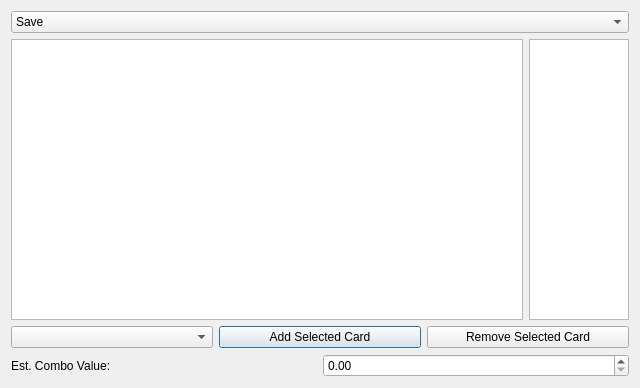
<?xml version="1.0" encoding="UTF-8"?>
<ui version="4.0">
 <class>ComboEditorWindow</class>
 <widget class="QDialog" name="ComboEditorWindow">
  <property name="geometry">
   <rect>
    <x>0</x>
    <y>0</y>
    <width>640</width>
    <height>388</height>
   </rect>
  </property>
  <property name="windowTitle">
   <string>Dialog</string>
  </property>
  <property name="windowIcon">
   <iconset>
    <normaloff>gwentcalc.ico</normaloff>gwentcalc.ico</iconset>
  </property>
  <layout class="QGridLayout" name="gridLayout">
   <item row="0" column="0">
    <widget class="QComboBox" name="comboBox">
     <item>
      <property name="text">
       <string>Save</string>
      </property>
     </item>
     <item>
      <property name="text">
       <string>Load</string>
      </property>
     </item>
    </widget>
   </item>
   <item row="1" column="0">
    <layout class="QHBoxLayout" name="horizontalLayout_3">
     <item>
      <widget class="QTableWidget" name="comboTableWidget"/>
     </item>
     <item>
      <widget class="QTableWidget" name="valueTableWidget">
       <property name="maximumSize">
        <size>
         <width>100</width>
         <height>16777215</height>
        </size>
       </property>
      </widget>
     </item>
    </layout>
   </item>
   <item row="2" column="0">
    <layout class="QHBoxLayout" name="horizontalLayout_2">
     <item>
      <widget class="QComboBox" name="comboCardSelectionComboBox"/>
     </item>
     <item>
      <widget class="QPushButton" name="addComboButton">
       <property name="text">
        <string>Add Selected Card</string>
       </property>
      </widget>
     </item>
     <item>
      <widget class="QPushButton" name="removeComboButton">
       <property name="text">
        <string>Remove Selected Card</string>
       </property>
      </widget>
     </item>
    </layout>
   </item>
   <item row="3" column="0">
    <layout class="QHBoxLayout" name="horizontalLayout">
     <item>
      <widget class="QLabel" name="label">
       <property name="text">
        <string>Est. Combo Value: </string>
       </property>
      </widget>
     </item>
     <item>
      <widget class="QDoubleSpinBox" name="doubleSpinBox"/>
     </item>
    </layout>
   </item>
  </layout>
 </widget>
 <resources/>
 <connections/>
</ui>
